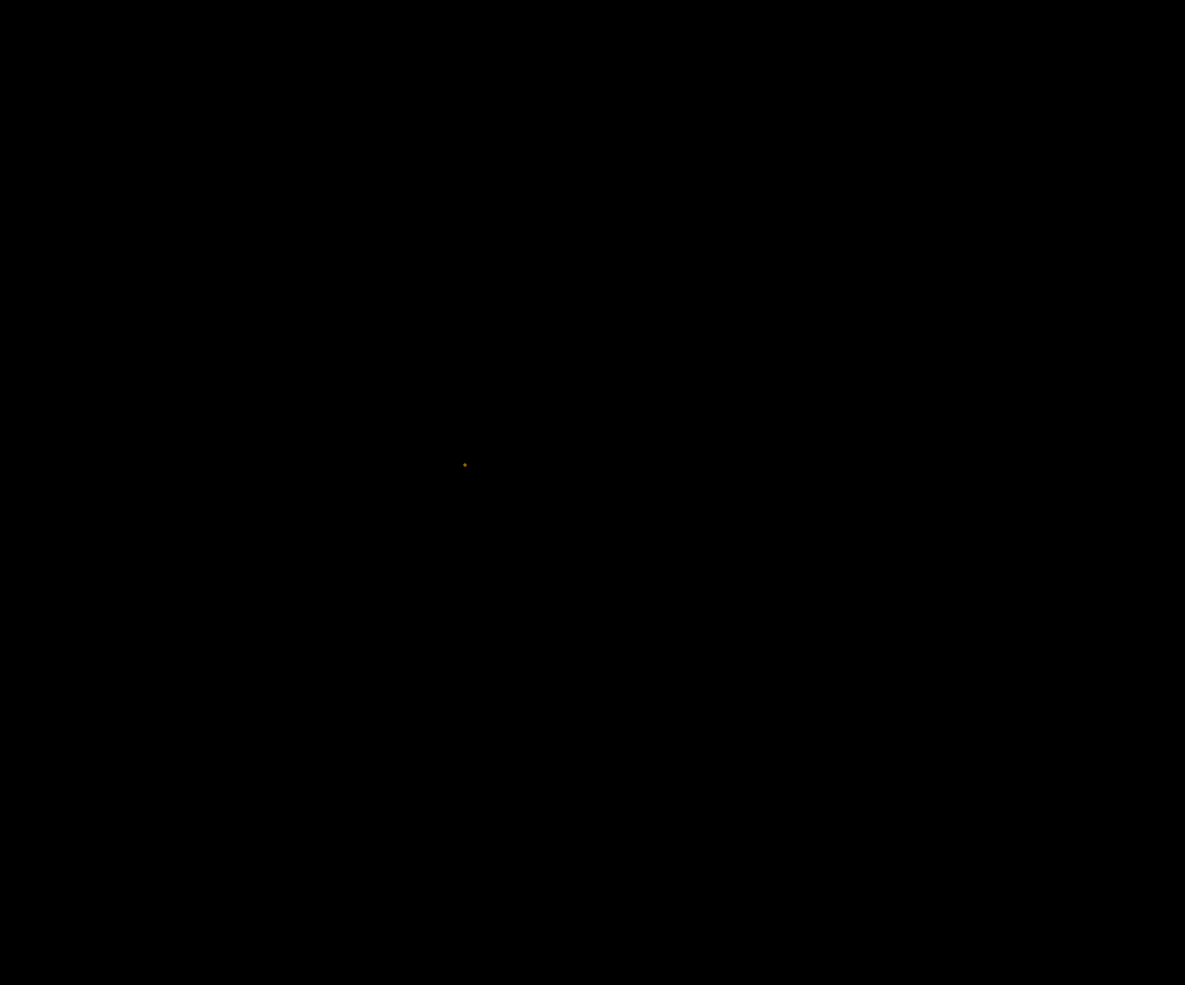
Frame 1 (no input)
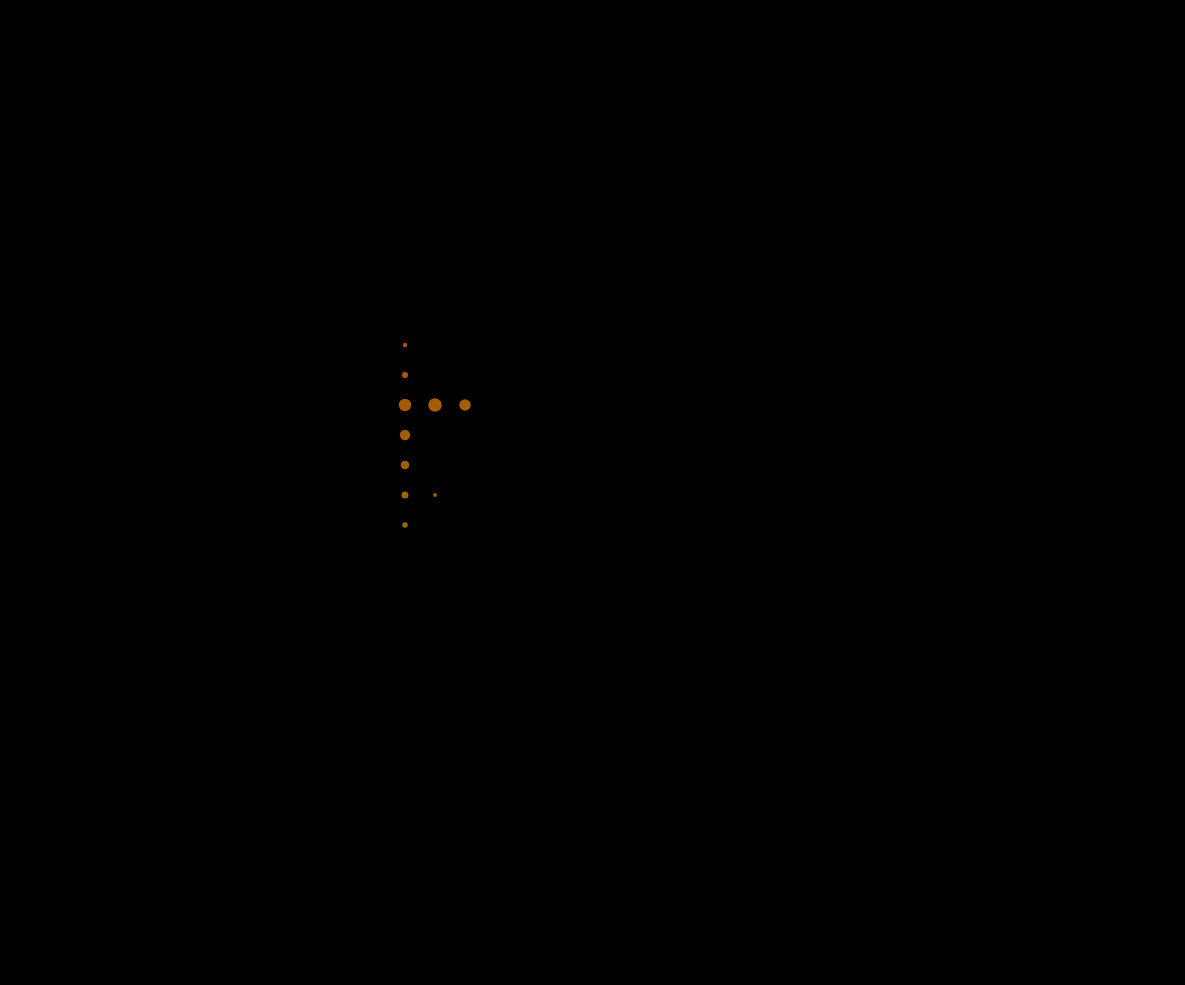
Frame 60 (no input)
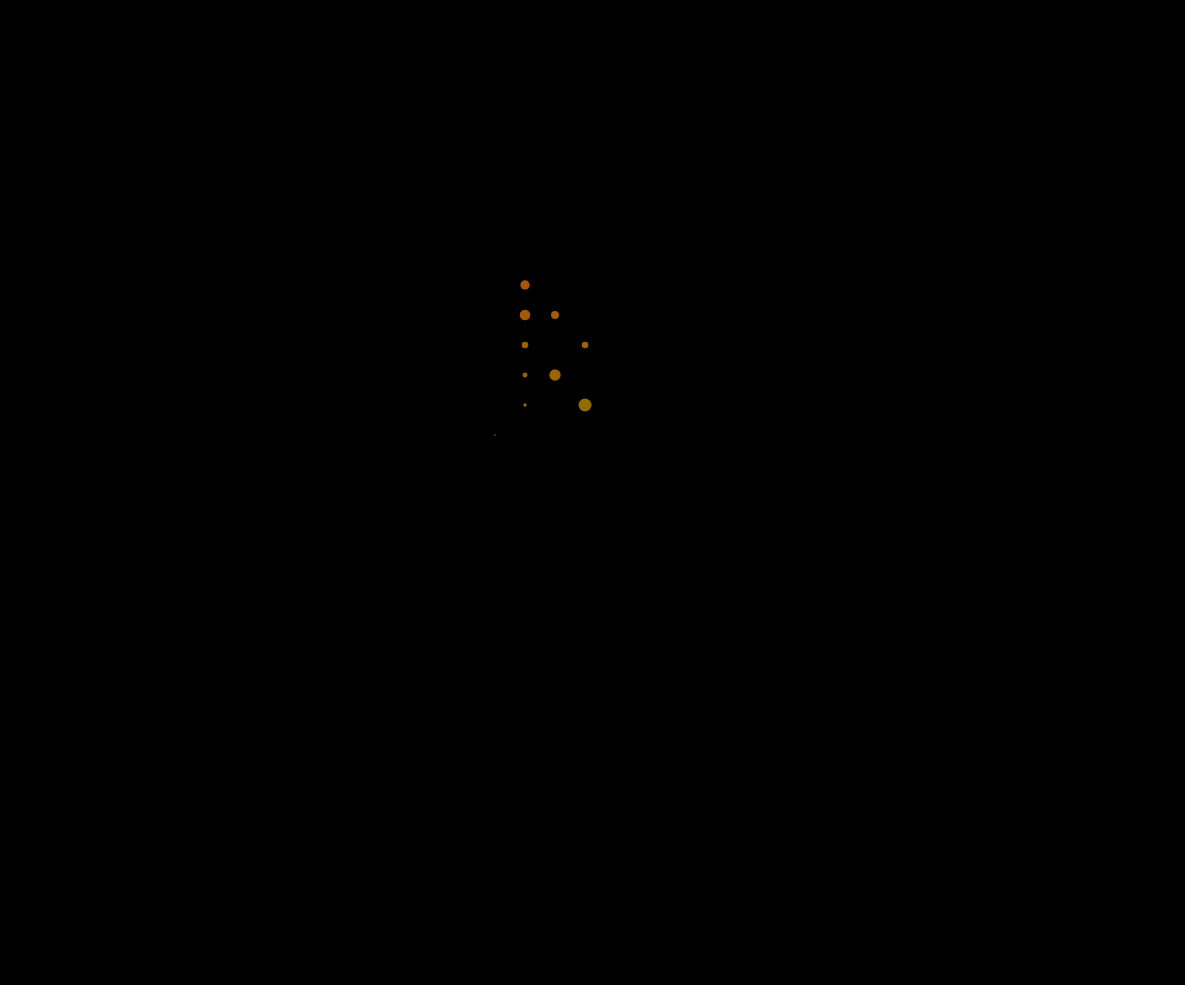
Frame 120 (the mouse pressed at the canvas centre since frame 60)

The p5.js sketch that drew these frames (run headless with seeded random() and noise() and a simulated clock; from frame 60 on, the mouse is pressed at the canvas centre):

// p5.js sketch
// ── sketch.js
// let direction;
// let size;
// let width, heigth, numBallsHoriz, numBallsVert, maxradius;
// let rate;

function setup() {

	maxradius = 15;
	var w = window.innerWidth;
	var h = window.innerHeight;
	width = w-maxradius;
	height = h-maxradius;

	createCanvas(width, height);
	noStroke();
	background(0);

	numBallsHoriz = Math.floor(width/(2*maxradius)) + 2;
	numBallsVert = Math.floor(height/(2*maxradius)) + 2;
	//for some reason adding 2 to both  fixes a weird bug -
	rate = 0.45;

	adder = [];
	size = [];
	direction = []
	for (var i = 0; i < numBallsHoriz; i++) {
		size[i] = [];
		adder[i] = [];
		direction[i] = [];
		for (var j = 0; j < numBallsVert; j++) {
			size[i][j] = 0;
			adder[i][j] = 0;
			direction[i][j] = 1;
		}
	}
	pointsqueue = [];
	x = 15;
	y = 15;
	mark = millis();
	moverange = 1.5;
	timeBetweenStep = 50;
	momentum = 2; //how many steps to take before changing direction in random walk
	momentumCounter = 0;
	xadd = 0;
	yadd = 0;

	method = "random walk"; //can be "mouse" or "random walk"

}

function draw() {

	if("mouse"==method) {
		x = Math.round(mouseX/(2*maxradius));
		y = Math.round(mouseY/(2*maxradius));
	} else if ("random walk" == method) {
		if(millis() - mark > timeBetweenStep) {
			mark = millis();
			randomWalk();
		}
	}

	if(size[x][y] == 0) {
		size[x][y] = 3;
		adder[x][y] = 1;
		pointsqueue.push([x, y]);
	}

	len = pointsqueue.length;
	for(var k = 0; k < len; k++) {
		point = pointsqueue.shift();
		i = point[0];
		j = point[1];
		pointsqueue.push([i, j]);

		size[i][j]+=rate*direction[i][j]*adder[i][j];

		if(size[i][j] >= maxradius-1) {
			direction[i][j] = -1;
		}

		if(size[i][j] <= 0) {
			direction[i][j] = 1;
			adder[i][j] = 0;
			size[i][j] = 0;
			pointsqueue.pop();
		}

		//makes movement feel slightly more natural
		if (size[i][j] >= 0.8*maxradius) {
			adder[i][j] = 1.2;
		}

		fill(0);
		circle((2*i+1)*maxradius, (2*j+1)*maxradius, size[i][j] + 2);

		var color = ballColor(i, j);
		fill(...color);

		circle((2*i+1)*maxradius, (2*j+1)*maxradius, size[i][j]);

	}

}

function randomWalk() {
	if(!momentumCounter) {
		do {
			xadd = round(moverange*(Math.random()*2 - 1));
			yadd = round(moverange*(Math.random()*2 - 1));
		} while(!(x+(xadd*momentum)>0 && x+(xadd*momentum)<numBallsHoriz-2 && y+(yadd*momentum)>1 && y+(yadd*momentum)<numBallsVert-2));
	}
	momentumCounter = (momentumCounter+1)%momentum;
	x+=xadd;
	y+=yadd;

}

function ballColor(i, j) {
	var dist = ((i/numBallsHoriz) + (j/numBallsVert)) / 2; //manhattan distance (from 0 for top left corner to 1 for bottom right)
	return [255*(1 - dist), 255*(dist), 0];
}
